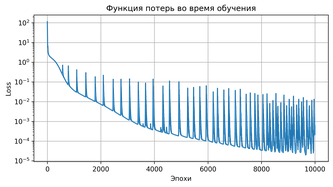
#> input picture images/Loss_ODE_of_the_second_order.png, 333 x 187 px, shrunk from 2104 x 1178 before the run, found by its file name
$ python stitch.py
#> lines starting #> are read from the running program, lines starting #| are printed output that depends on the picture
from PIL import Image
import os

def stitch_images_vertically(image_paths, output_path):
    """
    Сшивает изображения вертикально и сохраняет результат.

    Args:
        image_paths: Список путей к изображениям.
        output_path: Путь для сохранения итогового изображения.
    """
#> called with output_path = 'images/stitched_image.png'
    # Загружаем изображения
    images = [Image.open(img_path).convert("RGBA") for img_path in image_paths]
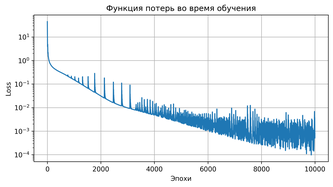
#> input picture images/Loss_ODE_of_the_first_order.png, 333 x 187 px, shrunk from 2104 x 1178 before the run, found by its file name
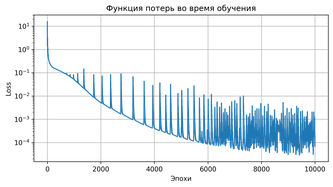
#> input picture images/Loss_alt_ODE.png, 333 x 187 px, shrunk from 2104 x 1178 before the run, found by its file name
#> images = 3 items

    # Рассчитываем общую ширину и высоту
    total_width = sum(img.width for img in images)
#> total_width = 999
    max_height = max(img.height for img in images)
#> max_height = 187

    # Создаем итоговое изображение
    stitched_image = Image.new("RGBA", (total_width, max_height), (0, 0, 0, 0))  # Прозрачный фон
#> stitched_image: PIL image 999x187 RGBA; every value is 0

    # Вставляем изображения одно за другим
    x_offset = 0
    for img in images:
        stitched_image.paste(img, (x_offset, 0), img)
        x_offset += img.width
#> this loop made 3 passes
#> x_offset on passes 1 to 3: 333, 666, 999
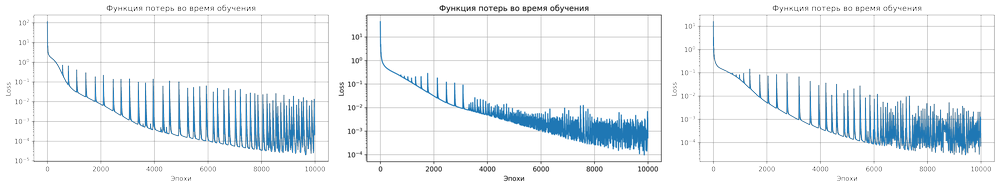
#> stitched_image: PIL image 999x187 RGBA; mean R, G, B, A 83, 89, 93.2, 98.3; transparent parts drawn white
#> after the loop, x_offset = 999

    # Сохраняем итоговое изображение
    stitched_image.save(output_path)
    print(f"Stitched image saved at: {output_path}")

# Пример использования
image_folder = "images"
output_file = os.path.join(image_folder, "stitched_image.png")

# Пути к изображениям
image_paths = [
    os.path.join(image_folder, "Loss_ODE_of_the_second_order.png"),
    os.path.join(image_folder, "Loss_ODE_of_the_first_order.png"),
    os.path.join(image_folder, "Loss_alt_ODE.png"),
]

# Сшиваем изображения
stitch_images_vertically(image_paths, output_file)
